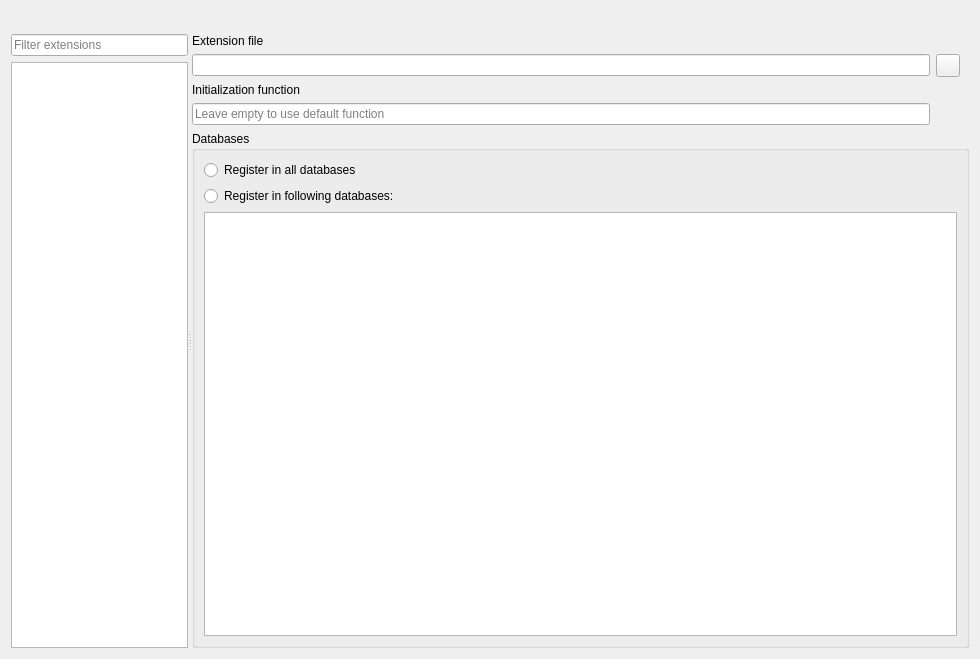
<?xml version="1.0" encoding="UTF-8"?>
<ui version="4.0">
 <class>SqliteExtensionEditor</class>
 <widget class="QWidget" name="SqliteExtensionEditor">
  <property name="geometry">
   <rect>
    <x>0</x>
    <y>0</y>
    <width>980</width>
    <height>659</height>
   </rect>
  </property>
  <property name="windowTitle">
   <string notr="true">Form</string>
  </property>
  <layout class="QVBoxLayout" name="verticalLayout">
   <item>
    <widget class="QToolBar" name="toolbar"/>
   </item>
   <item>
    <widget class="QWidget" name="mainWidgt" native="true">
     <layout class="QHBoxLayout" name="horizontalLayout">
      <property name="leftMargin">
       <number>0</number>
      </property>
      <property name="topMargin">
       <number>0</number>
      </property>
      <property name="rightMargin">
       <number>0</number>
      </property>
      <property name="bottomMargin">
       <number>0</number>
      </property>
      <item>
       <widget class="QSplitter" name="splitter">
        <property name="orientation">
         <enum>Qt::Horizontal</enum>
        </property>
        <widget class="QWidget" name="leftWidget" native="true">
         <property name="sizePolicy">
          <sizepolicy hsizetype="Preferred" vsizetype="Preferred">
           <horstretch>1</horstretch>
           <verstretch>0</verstretch>
          </sizepolicy>
         </property>
         <layout class="QVBoxLayout" name="verticalLayout_2">
          <property name="leftMargin">
           <number>0</number>
          </property>
          <property name="topMargin">
           <number>0</number>
          </property>
          <property name="rightMargin">
           <number>0</number>
          </property>
          <property name="bottomMargin">
           <number>0</number>
          </property>
          <item>
           <widget class="QLineEdit" name="lineEdit">
            <property name="placeholderText">
             <string>Filter extensions</string>
            </property>
           </widget>
          </item>
          <item>
           <widget class="QListView" name="extensionList"/>
          </item>
         </layout>
        </widget>
        <widget class="QWidget" name="rightWidget" native="true">
         <property name="sizePolicy">
          <sizepolicy hsizetype="Preferred" vsizetype="Preferred">
           <horstretch>4</horstretch>
           <verstretch>0</verstretch>
          </sizepolicy>
         </property>
         <layout class="QVBoxLayout" name="verticalLayout_4">
          <property name="leftMargin">
           <number>0</number>
          </property>
          <property name="topMargin">
           <number>0</number>
          </property>
          <property name="rightMargin">
           <number>0</number>
          </property>
          <property name="bottomMargin">
           <number>0</number>
          </property>
          <item>
           <widget class="QWidget" name="widget" native="true">
            <layout class="QGridLayout" name="gridLayout_2">
             <property name="leftMargin">
              <number>0</number>
             </property>
             <property name="topMargin">
              <number>0</number>
             </property>
             <property name="bottomMargin">
              <number>0</number>
             </property>
             <item row="3" column="0">
              <widget class="QLineEdit" name="initEdit">
               <property name="placeholderText">
                <string>Leave empty to use default function</string>
               </property>
              </widget>
             </item>
             <item row="1" column="0">
              <widget class="QLineEdit" name="fileEdit"/>
             </item>
             <item row="1" column="1">
              <widget class="QToolButton" name="fileBrowse">
               <property name="text">
                <string/>
               </property>
               <property name="icon">
                <iconset resource="../icons.qrc">
                 <normaloff>:/icons/img/directory_open.png</normaloff>:/icons/img/directory_open.png</iconset>
               </property>
              </widget>
             </item>
             <item row="0" column="0">
              <widget class="QLabel" name="fileLabel">
               <property name="text">
                <string>Extension file</string>
               </property>
              </widget>
             </item>
             <item row="2" column="0">
              <widget class="QLabel" name="initLabel">
               <property name="text">
                <string>Initialization function</string>
               </property>
              </widget>
             </item>
            </layout>
           </widget>
          </item>
          <item>
           <widget class="QGroupBox" name="databasesGroup">
            <property name="sizePolicy">
             <sizepolicy hsizetype="Preferred" vsizetype="Preferred">
              <horstretch>0</horstretch>
              <verstretch>1</verstretch>
             </sizepolicy>
            </property>
            <property name="title">
             <string>Databases</string>
            </property>
            <layout class="QVBoxLayout" name="verticalLayout_3">
             <item>
              <widget class="QRadioButton" name="allDatabasesRadio">
               <property name="text">
                <string>Register in all databases</string>
               </property>
              </widget>
             </item>
             <item>
              <widget class="QRadioButton" name="selectedDatabasesRadio">
               <property name="text">
                <string>Register in following databases:</string>
               </property>
              </widget>
             </item>
             <item>
              <widget class="QTreeView" name="databaseList">
               <attribute name="headerVisible">
                <bool>false</bool>
               </attribute>
              </widget>
             </item>
            </layout>
           </widget>
          </item>
         </layout>
        </widget>
       </widget>
      </item>
     </layout>
    </widget>
   </item>
  </layout>
 </widget>
 <resources>
  <include location="../icons.qrc"/>
 </resources>
 <connections/>
</ui>
